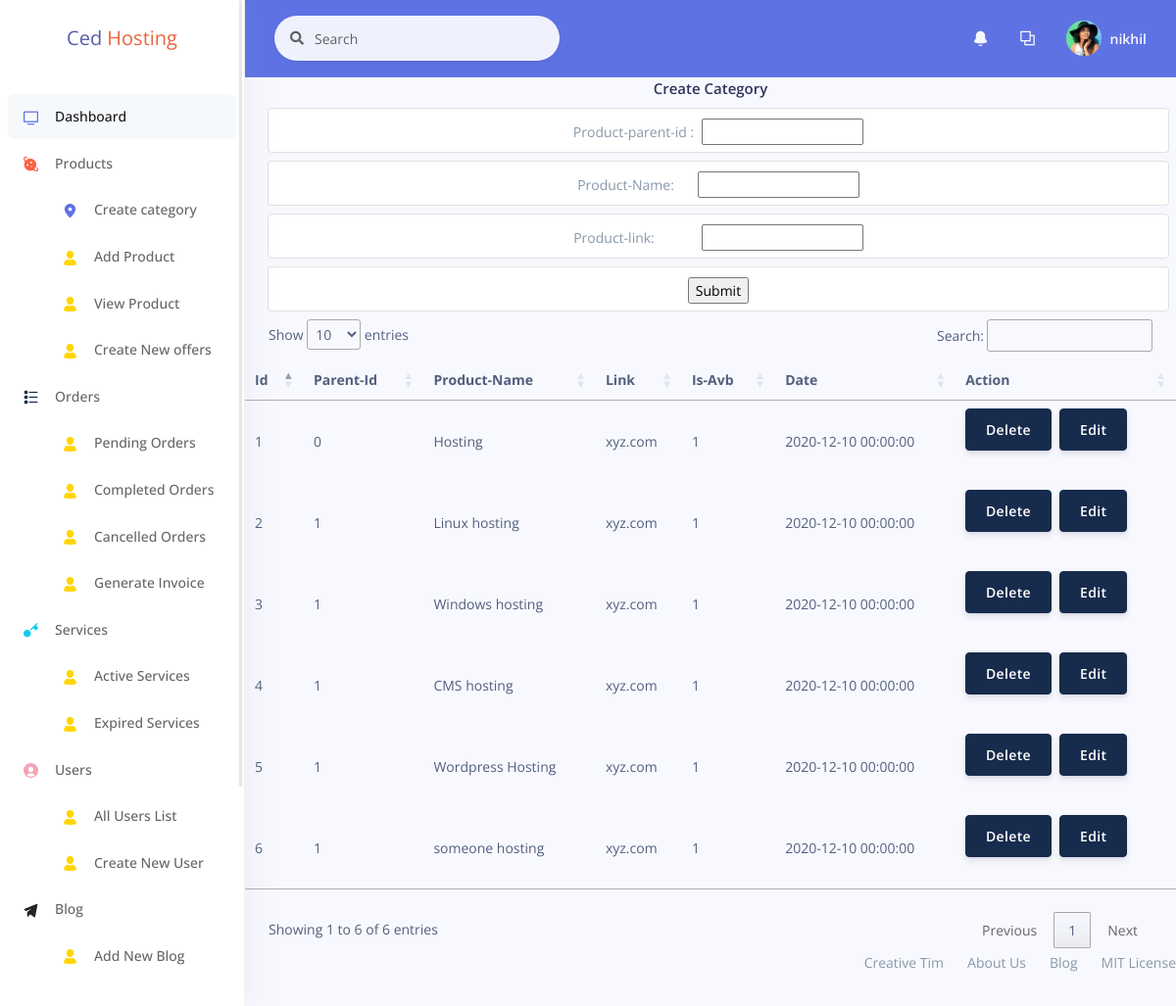
/admin/category.php (signed in), run on the app's committed database.
### tables this page shows
CREATE TABLE `tbl_product` (
  `id` int(11) NOT NULL,
  `prod_parent_id` int(11) NOT NULL,
  `prod_name` varchar(100) NOT NULL,
  `link` varchar(100) DEFAULT NULL,
  `prod_available` tinyint(1) NOT NULL,
  `prod_launch_date` datetime NOT NULL
);

### class/dbcon.php (called while the page is built, shortened)
<?php
  class DB{
   function __construct(){
    $this->conn=new mysqli("localhost","root", "", "hosting");
   }
  }
?>

### class/product.php (called while the page is built, shortened)
<?php
require_once('dbcon.php');
class Product{
    function cat_print($conn){
        $arry=array();
        $sql="SELECT * from tbl_product";
        $result=$conn->query($sql);
        if ($result->num_rows > 0) {
            while ($row= $result->fetch_assoc()) {
                array_push($arry,$row) ;
            }
            return $arry;
        }
    }
}

### admin/category.php (the view, shortened to what this page needs)
<?php
require_once('header.php');
require_once('../class/product.php');
require_once('../class/dbcon.php');
$obj= new DB();
$obj2=new Product();
?>
<div class=container>
    <form  method="POST"><center>
<h4 class="h4">Create Category</h4>
<div class="form-control m-2">
    Product-parent-id :<input type ="text" name="id" class="ll id ml-2">
</div>
<div class="form-control m-2">
    Product-Name:<input type ="text" name="name" class="ll id ml-4">
</div>
<div class="form-control m-2">
    Product-link:<input type ="text" name="link" class="ll id ml-5 ">
</div>
<div class="form-control m-2">
 <input type ="Submit" name="submit" class="submit"></center>
</div>
<?php
  $back=$obj2->cat_print($obj->conn);
  $a= '<table id="myTable"><thead><tr><th>Id</th><th>Parent-Id</th><th>Product-Name</th><th>Link</th><th>Is-Avb</th><th>Date</th><th>Action</th></thead></tr><tbody><tr>';
  foreach($back as $val){
    $a.='<td>'.$val['id'].'</td>';
    $a.='<td>'.$val['prod_parent_id'].'</td>';
    $a.='<td>'.$val['prod_name'].'</td>';
    $a.='<td>'.$val['link'].'</td>';
    $a.='<td>'.$val['prod_available'].'</td>';
    $a.='<td>'.$val['prod_launch_date'].'</td>';
    $a.='<td><a href="cat_del.php?id='.$val['id'].'" class="btn btn-default btn-rounded mb-4 sa">Delete</a><a href="cat_del.php?eid='.$val['id'].'" class="btn btn-default btn-rounded mb-4" data-toggle="modal" data-target="#modalLoginForm'.$val['id'].'">Edit</a></td></tr>';
  }
  $a.='</tbody></table>';
  echo $a;
?>
</div>
<?php
require_once('footer.php');
?>

### data on the page
tbl_product: id "1", prod_parent "0", prod_name "Hosting", link "xyz.com", prod_available "1", prod_launch_date "2020-12-10 00:00:00"
tbl_product: id "2", prod_parent "1", prod_name "Linux hosting", link "xyz.com", prod_available "1", prod_launch_date "2020-12-10 00:00:00"
tbl_product: id "3", prod_parent "1", prod_name "Windows hosting", link "xyz.com", prod_available "1", prod_launch_date "2020-12-10 00:00:00"
tbl_product: id "4", prod_parent "1", prod_name "CMS hosting", link "xyz.com", prod_available "1", prod_launch_date "2020-12-10 00:00:00"
tbl_product: id "5", prod_parent "1", prod_name "Wordpress Hosting", link "xyz.com", prod_available "1", prod_launch_date "2020-12-10 00:00:00"
tbl_product: id "6", prod_parent "1", prod_name "someone hosting", link "xyz.com", prod_available "1", prod_launch_date "2020-12-10 00:00:00"

### other printed values
$_SESSION['userdata']['name'] "nikhil"
